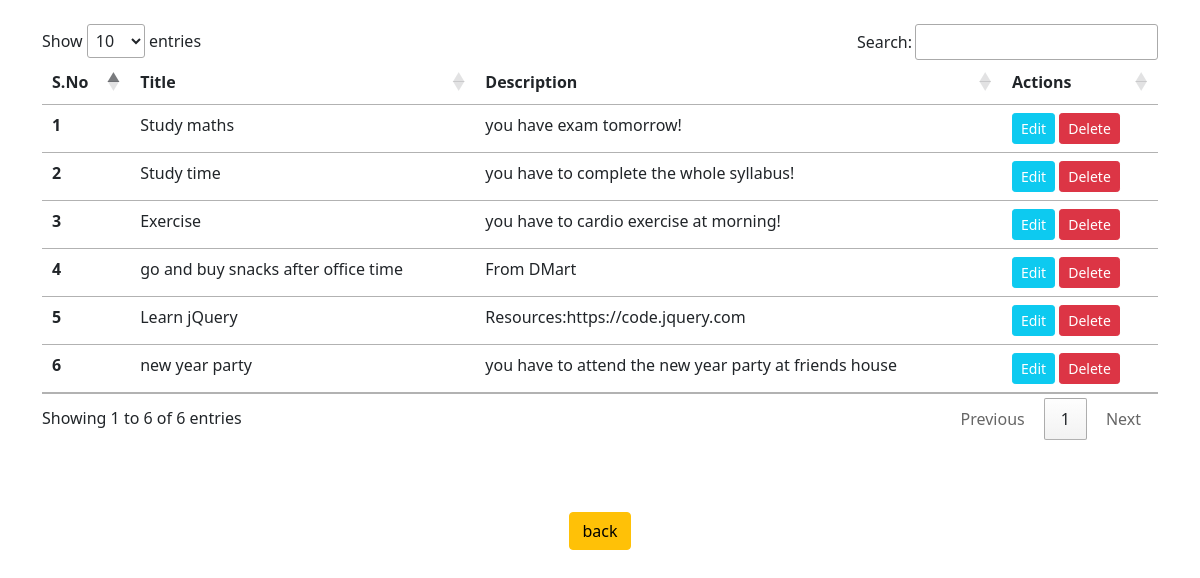
The page /php/crud.php on the database its author committed.
### tables this page shows
CREATE TABLE `notes` (
  `sno` int(11) NOT NULL,
  `title` varchar(50) NOT NULL,
  `description` text NOT NULL,
  `tstamp` datetime NOT NULL DEFAULT current_timestamp()
);

### php/crud.php (the view, shortened to what this page needs)
<?php
  $servername = "localhost";
  $username = "root";
  $password = "";
  $dbname = "notes";
  $conn = mysqli_connect($servername, $username, $password, $dbname);
?>
<!DOCTYPE html>
<html lang="en">
  <head>
    <link
      href="https://cdn.jsdelivr.net/npm/bootstrap@5.1.3/dist/css/bootstrap.min.css"
      rel="stylesheet"
    />
    <link rel="stylesheet" href="//cdn.datatables.net/1.11.3/css/jquery.dataTables.min.css">
  </head>
  <body>
<div class="container my-4">
      <table class="table" id="myTable">
      <thead>
        <tr>
          <th scope="col">S.No</th>
          <th scope="col">Title</th>
          <th scope="col">Description</th>
          <th scope="col">Actions</th>
        </tr>
      </thead>
      <tbody>
         <?php
        $query = "SELECT * FROM notes";
        $result = mysqli_query($conn,$query);
        while($row = mysqli_fetch_assoc($result)){
          $sno+=1;
          echo "
        <tr>
          <th scope='row'>". $sno ."</th>
          <td>". $row['title'] ."</td>
          <td>". $row['description'] ."</td>
          <td><button class='edit btn btn-sm btn-info text-white' id=".$row['sno'].">Edit</button> <button class='delete btn btn-sm btn-danger' id=d".$row['sno'].">Delete</button></td>
        </tr>";
        }
      ?>
      </tbody>
      </table>
    </div>
    <div class="container">
      <center><a href="../index.php" class="btn btn-warning m-5">back</a></center>
    </div>
  </body>
</html>

### rows shown on the page
notes: title "Study maths", description "you have exam tomorrow!"
notes: title "Study time", description "you have to complete the whole syllabus!"
notes: title "Exercise", description "you have to cardio exercise at morning!"
notes: title "go and buy snacks after office time", description "From DMart"
notes: title "Learn jQuery", description "Resources:https://code.jquery.com"
notes: title "new year party", description "you have to attend the new year party at friends house"
